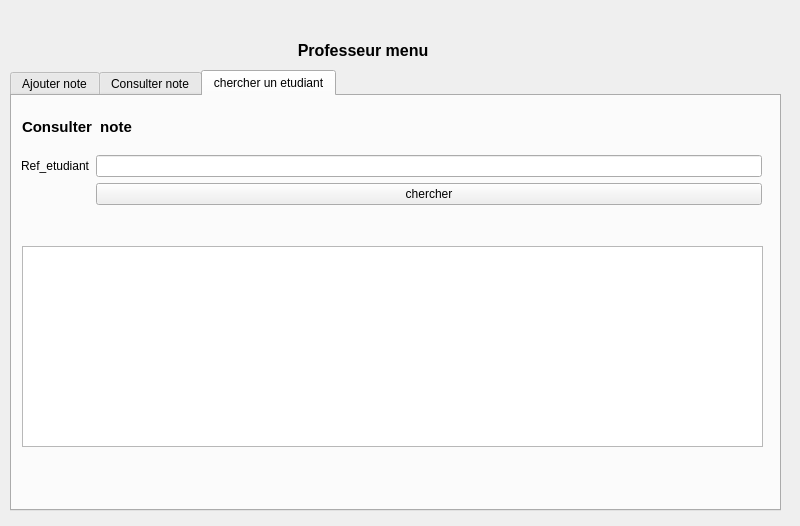
<?xml version="1.0" encoding="UTF-8"?>
<ui version="4.0">
 <class>Enseignant</class>
 <widget class="QDialog" name="Enseignant">
  <property name="windowModality">
   <enum>Qt::WindowModal</enum>
  </property>
  <property name="geometry">
   <rect>
    <x>0</x>
    <y>0</y>
    <width>800</width>
    <height>526</height>
   </rect>
  </property>
  <property name="maximumSize">
   <size>
    <width>800</width>
    <height>600</height>
   </size>
  </property>
  <property name="windowTitle">
   <string>enseignant menu</string>
  </property>
  <widget class="QTabWidget" name="tabWidget">
   <property name="geometry">
    <rect>
     <x>10</x>
     <y>70</y>
     <width>771</width>
     <height>441</height>
    </rect>
   </property>
   <property name="currentIndex">
    <number>2</number>
   </property>
   <widget class="QWidget" name="tab">
    <attribute name="title">
     <string>Ajouter note</string>
    </attribute>
    <widget class="QWidget" name="formLayoutWidget">
     <property name="geometry">
      <rect>
       <x>9</x>
       <y>49</y>
       <width>741</width>
       <height>101</height>
      </rect>
     </property>
     <layout class="QFormLayout" name="formLayout">
      <item row="0" column="0">
       <widget class="QLabel" name="label_3">
        <property name="text">
         <string>reference etudiant :</string>
        </property>
       </widget>
      </item>
      <item row="0" column="1">
       <widget class="QLineEdit" name="refEtud"/>
      </item>
      <item row="1" column="0">
       <widget class="QLabel" name="label_4">
        <property name="text">
         <string>Note Etudiant :</string>
        </property>
       </widget>
      </item>
      <item row="1" column="1">
       <widget class="QLineEdit" name="noteEtud"/>
      </item>
      <item row="2" column="0">
       <widget class="QLabel" name="label_5">
        <property name="text">
         <string>Cours</string>
        </property>
       </widget>
      </item>
      <item row="2" column="1">
       <widget class="QLineEdit" name="crsEtud"/>
      </item>
     </layout>
    </widget>
    <widget class="QLabel" name="label_2">
     <property name="geometry">
      <rect>
       <x>10</x>
       <y>0</y>
       <width>261</width>
       <height>41</height>
      </rect>
     </property>
     <property name="font">
      <font>
       <pointsize>11</pointsize>
       <bold>true</bold>
      </font>
     </property>
     <property name="text">
      <string>Ajouter une note</string>
     </property>
    </widget>
    <widget class="QPushButton" name="AjouterNote">
     <property name="geometry">
      <rect>
       <x>630</x>
       <y>140</y>
       <width>80</width>
       <height>24</height>
      </rect>
     </property>
     <property name="text">
      <string>Ajouter</string>
     </property>
    </widget>
   </widget>
   <widget class="QWidget" name="tab_2">
    <attribute name="title">
     <string>Consulter note</string>
    </attribute>
    <widget class="QLabel" name="label_6">
     <property name="geometry">
      <rect>
       <x>11</x>
       <y>1</y>
       <width>261</width>
       <height>41</height>
      </rect>
     </property>
     <property name="font">
      <font>
       <pointsize>11</pointsize>
       <bold>true</bold>
      </font>
     </property>
     <property name="text">
      <string>Consulter  note</string>
     </property>
    </widget>
    <widget class="QWidget" name="formLayoutWidget_2">
     <property name="geometry">
      <rect>
       <x>10</x>
       <y>50</y>
       <width>741</width>
       <height>81</height>
      </rect>
     </property>
     <layout class="QFormLayout" name="formLayout_2">
      <item row="0" column="0">
       <widget class="QLabel" name="label_9">
        <property name="text">
         <string>Cours</string>
        </property>
       </widget>
      </item>
      <item row="0" column="1">
       <widget class="QLineEdit" name="ChercherCours"/>
      </item>
      <item row="1" column="1">
       <widget class="QPushButton" name="cnotes">
        <property name="text">
         <string>chercher</string>
        </property>
       </widget>
      </item>
     </layout>
    </widget>
    <widget class="QTableView" name="notes">
     <property name="geometry">
      <rect>
       <x>15</x>
       <y>141</y>
       <width>741</width>
       <height>201</height>
      </rect>
     </property>
    </widget>
   </widget>
   <widget class="QWidget" name="tab_3">
    <attribute name="title">
     <string>chercher un etudiant</string>
    </attribute>
    <widget class="QWidget" name="formLayoutWidget_3">
     <property name="geometry">
      <rect>
       <x>9</x>
       <y>59</y>
       <width>741</width>
       <height>81</height>
      </rect>
     </property>
     <layout class="QFormLayout" name="formLayout_3">
      <item row="0" column="0">
       <widget class="QLabel" name="label_10">
        <property name="text">
         <string>Ref_etudiant</string>
        </property>
       </widget>
      </item>
      <item row="0" column="1">
       <widget class="QLineEdit" name="chercherRef"/>
      </item>
      <item row="1" column="1">
       <widget class="QPushButton" name="chercherE">
        <property name="text">
         <string>chercher</string>
        </property>
       </widget>
      </item>
     </layout>
    </widget>
    <widget class="QLabel" name="label_7">
     <property name="geometry">
      <rect>
       <x>10</x>
       <y>10</y>
       <width>261</width>
       <height>41</height>
      </rect>
     </property>
     <property name="font">
      <font>
       <pointsize>11</pointsize>
       <bold>true</bold>
      </font>
     </property>
     <property name="text">
      <string>Consulter  note</string>
     </property>
    </widget>
    <widget class="QTableView" name="note">
     <property name="geometry">
      <rect>
       <x>10</x>
       <y>150</y>
       <width>741</width>
       <height>201</height>
      </rect>
     </property>
    </widget>
   </widget>
  </widget>
  <widget class="QLabel" name="label">
   <property name="geometry">
    <rect>
     <x>280</x>
     <y>30</y>
     <width>171</width>
     <height>41</height>
    </rect>
   </property>
   <property name="font">
    <font>
     <pointsize>12</pointsize>
     <bold>true</bold>
    </font>
   </property>
   <property name="text">
    <string>    Professeur menu</string>
   </property>
  </widget>
 </widget>
 <resources/>
 <connections/>
</ui>
